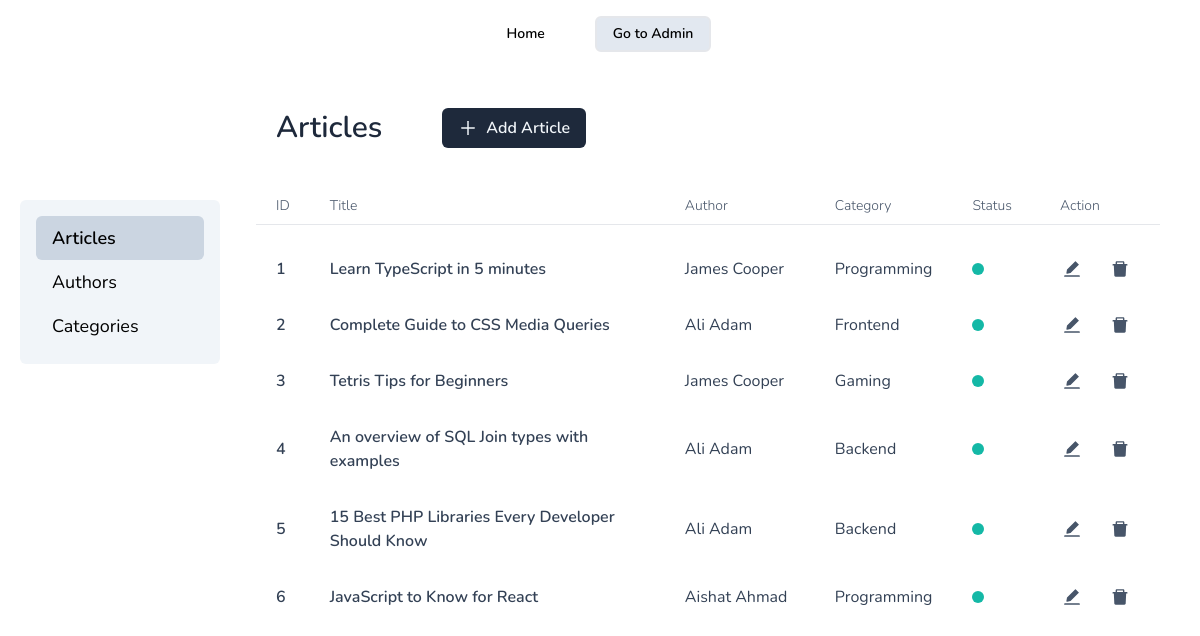
The page /admin/articles on the database its author committed.
### tables this page shows
CREATE TABLE articles (
  id INT NOT NULL AUTO_INCREMENT,
  title VARCHAR(255) NOT NULL,
  content TEXT NOT NULL,
  status VARCHAR(255) NOT NULL,
  author_id INT,
  category_id INT,
  PRIMARY KEY (id),
  FOREIGN KEY (author_id) REFERENCES authors(id) ON DELETE SET NULL,
  FOREIGN KEY (category_id) REFERENCES categories(id) ON DELETE SET NULL,
  UNIQUE (title)
);

CREATE TABLE authors (
  id INT NOT NULL AUTO_INCREMENT,
  name VARCHAR(255) NOT NULL,
  email VARCHAR(255) NOT NULL,
  PRIMARY KEY (id),
  UNIQUE (email)
);

CREATE TABLE categories (
  id INT NOT NULL AUTO_INCREMENT,
  name VARCHAR(255) NOT NULL,
  PRIMARY KEY (id),
  UNIQUE (name)
);

### public/admin/articles/index.php (called while the page is built, shortened)
<?php
try {
  include __DIR__ . '/../../../classes/Article.php';
  $article = new Article();
  $articles = $article->getArticles();
  include __DIR__ . '/../../../views/admin/articles/index.php';
} catch (PDOException $e) {
  $title = 'An error has occurred';
  $output = 'Database error: ' . $e->getMessage() . ' in ' .
    $e->getFile() . ':' . $e->getLine();
}
include __DIR__ . '/../../../views/layout.php';

### classes/Article.php (called while the page is built, shortened)
<?php
require_once __DIR__ . '/Database.php';
class Article
{
  private $pdo;
  public function __construct()
  {
    $db = new Database();
    $this->pdo = $db->connect();
  }
  public function getArticles()
  {
    $stmt = $this->pdo->prepare('SELECT articles.id, title, content, status, categories.name as category_name, authors.name as author_name
    FROM articles
    LEFT JOIN categories ON articles.category_id = categories.id
    LEFT JOIN authors ON articles.author_id = authors.id
    ORDER BY articles.id');
    $stmt->execute();
    return  $stmt->fetchAll();
  }
}

### classes/Database.php (called while the page is built)
<?php
class Database
{
  public function connect()
  {
    return new PDO(
      'mysql:host=localhost; dbname=blog; charset=utf8mb4',
      'root',
      ''
    );
  }
}

### views/admin/articles/index.php (the view, shortened to what this page needs)
<table>
  <thead class='border-b-[1px] text-sm text-slate-600'>
    <tr class='[&>*]:px-5 [&>*]:text-left [&>*]:font-light'>
      <th class='py-2'>ID</th>
      <th>Title</th>
      <th class="min-w-[150px]">Author</th>
      <th>Category</th>
      <th>Status</th>
      <th class="translate-x-2">Action</th>
    </tr>
  </thead>
  <tbody class='translate-y-4 text-slate-700'>
    <?php foreach ($articles as $article) : ?>
    <tr class='rounded-md pt-5 hover:bg-slate-100 [&>*]:px-5'>
      <td class='rounded-l-md py-4 font-semibold'><?= $article['id'] ?></td>
      <td class='py-4 font-semibold'><?= $article['title'] ?></td>
      <td><?= $article['author_name'] ?></td>
      <td><?= $article['category_name'] ?></td>
      <td>
        <div title='<?= $article['status'] === 'Published' ? 'Published' : 'Draft' ?>'
          class='h-3 w-3 rounded-full <?= $article['status'] === 'Published' ? 'bg-teal-500' : 'bg-slate-300' ?>'>
        </div>
      </td>
      <td class='rounded-r-md'>
        <form method="post" class='flex items-center gap-2'>
          <a href="/admin/articles/add.php?id=<?= $article['id'] ?>" name="edit" title='edit article'
            class="hover:bg-slate-300 p-2.5 transition [&:hover_svg]:text-blue-700 rounded-full">
          </a>
          <button type='submit' name="delete" title='delete article'
            class="hover:bg-slate-300 p-2.5 transition [&:hover_svg]:text-red-700 rounded-full">
          </button>
        </form>
      </td>
    </tr>
    <?php endforeach; ?>
  </tbody>
</table>

### views/header.php (style rules this page uses)
html { font-family: 'Nunito', sans-serif; }
body { margin-bottom: 5rem; }

### rows shown on the page
articles: id "1", title "Learn TypeScript in 5 minutes", author.name "James Cooper", category.name "Programming"
articles: id "2", title "Complete Guide to CSS Media Queries", author.name "Ali Adam", category.name "Frontend"
articles: id "3", title "Tetris Tips for Beginners", author.name "James Cooper", category.name "Gaming"
articles: id "4", title "An overview of SQL Join types with examples", author.name "Ali Adam", category.name "Backend"
articles: id "5", title "15 Best PHP Libraries Every Developer Should Know", author.name "Ali Adam", category.name "Backend"
articles: id "6", title "JavaScript to Know for React", author.name "Aishat Ahmad", category.name "Programming"

### other values the page prints
$navItem "Articles"
$navItem "Authors"
$navItem "Categories"
$title "Articles"
$titleSingular[$title] "Article"
